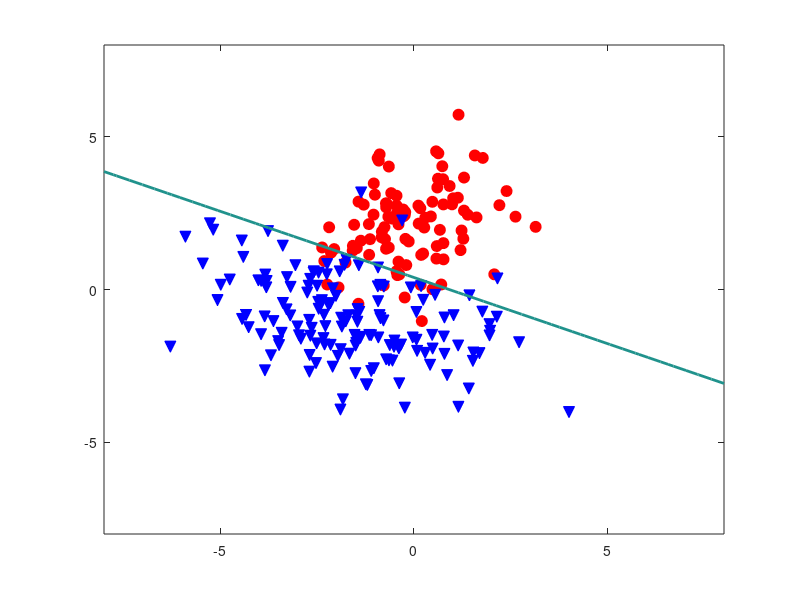

Write MATLAB code to recreate this figure. (Note: this script raises an error after producing the figure.)
%% TP 6 – Théorie Bayesienne de la décision
% Thibault Théologien
% Ingrid Fiquet

clear;
close all;
clc;

%% I. On s'échauffe

randn('state', 1200);

% Géneration des donnees
vmu1 = [0; 2];
vmu2 = [-2; -1];
vSIGMA1 = 1.5*[1 0.1; 0.1 1];
vSIGMA2 = 3.5*[1 -0.25; -0.25 1/2];


n1 = 100; % nombre de points classe 1
n2 = 150; % nombre de points classe 2

% Generation de donnees aleatoires suivant lois gaussiennes
% classe 1
X1 =  mvnrnd(vmu1, vSIGMA1,n1);   
Y1 = ones(n1, 1);
% classe 2
X2 =  mvnrnd(vmu2, vSIGMA2,n2);    
Y2 = 2*ones(n2, 1);

% Affichage
figure();
plot(X1(:,1), X1(:,2), 'ro', 'markersize', 8, 'markerfacecolor', 'r');
hold on;
plot(X2(:,1), X2(:,2), 'bv', 'markersize', 8, 'markerfacecolor', 'b');


% Dans la suite on ne travaillera qu'avec X et Y
% matrice des donnees
X = [X1; X2]; 
clear X1 X2;

% vecteur des labels
Y = [Y1; Y2]; 
clear Y1 Y2;

%% Implémentation de la LDA

p1 = n1/(n1+n2);
p2 = n2/(n1+n2);

index1 = find(Y == 1);
mu1 = mean(X(index1,:))';

index2 = find(Y == 2);
mu2 = mean(X(index2,:))';

sigma1 = cov(X(index1,:));
sigma2 = cov(X(index2,:));

sigmaLDA = (n1*sigma1+n2*sigma2)/(n1+n2-1);

w = sigmaLDA^-1 * (mu1-mu2);
b = -w'*(mu1+mu2)/2 + log(p1/p2);

fx = X*w+b;
yChapo = zeros(n1+n2,1) + 2;
indexpos = find(fx > 0);
yChapo(indexpos) = 1;

% err = sum(abs(Y-yChapo))/(n1+n2);                  % ne fonctionnera pas s'il y a plus de 2 classes 
err = mean(yChapo ~= Y);

%% Trace de la frontiere de decision de la LDA connaissant le vecteur w et le scalaire w0
w0 = b;
M = 50;
% definition du maillage du plan
[auxdim1, auxdim2] = meshgrid(linspace(-8, 8, M)); 
auxdata = [reshape(auxdim1,M*M,1) reshape(auxdim2,M*M,1)]; 

% trace frontiere LDA
gx = auxdata*w + w0;
[c,h]=contour(auxdim1, auxdim2, reshape(gx,M,M), [0 0]);
set(h, 'linewidth', 2, 'color', 'g')
clabel(c,h)

%% II. La tête dans les étoiles
clear;
close all;
clc;

load('astrodata.mat');

N = length(Y);
N1 = length(find(Y == 1));
N2 = length(find(Y == 2));

% Découpage des données en un ensemble d’apprentissage et un ensemble de test
[Xapp, Yapp, Xtest, Ytest] = splitdata(X, Y, 0.5);

% Normalisation du jeu de données
[Xapp, Xtest, Ma, Sa] = normalizemeanstd(Xapp,Xtest);

% Mise en oeuvre de la méthode LDA
Napp = length(Yapp);
N1app = length(find(Yapp == 1));
N2app = length(find(Yapp == 2));

P1 = N1app/Napp;
P2 = N2app/Napp;

index1 = find(Yapp == 1);
mu1 = mean(Xapp(index1,:))';

index2 = find(Yapp == 2);
mu2 = mean(Xapp(index2,:))';

sigma1 = cov(Xapp(index1,:));
sigma2 = cov(Xapp(index2,:));

sigmaLDA = (N1app*sigma1+N2app*sigma2)/(Napp-1);

w = sigmaLDA^-1 * (mu1-mu2);
b = -w'*(mu1+mu2)/2 + log(P1/P2);

fx = Xapp*w+b;
yChapo = zeros(Napp,1) + 2;
indexpos = find(fx > 0);
yChapo(indexpos) = 1;
 
err = mean(yChapo ~= Yapp);